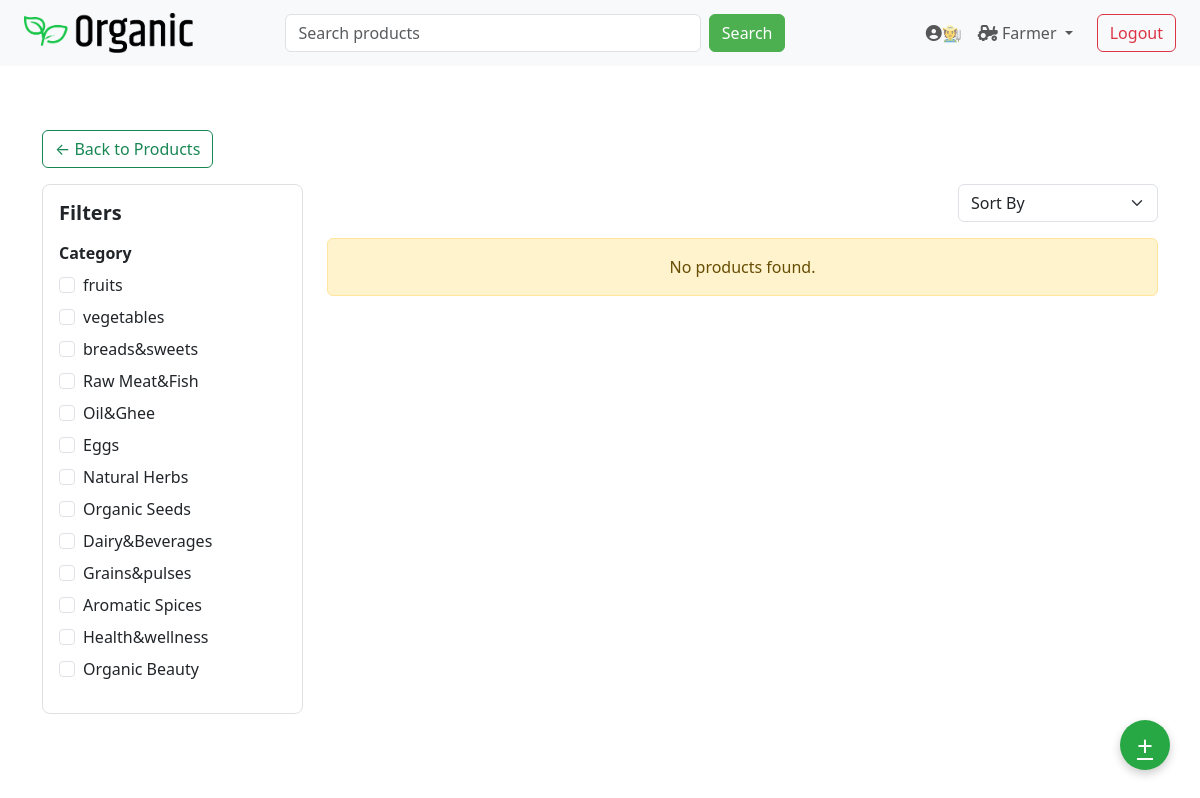
Page /products/ (signed in) on the earlier database version.
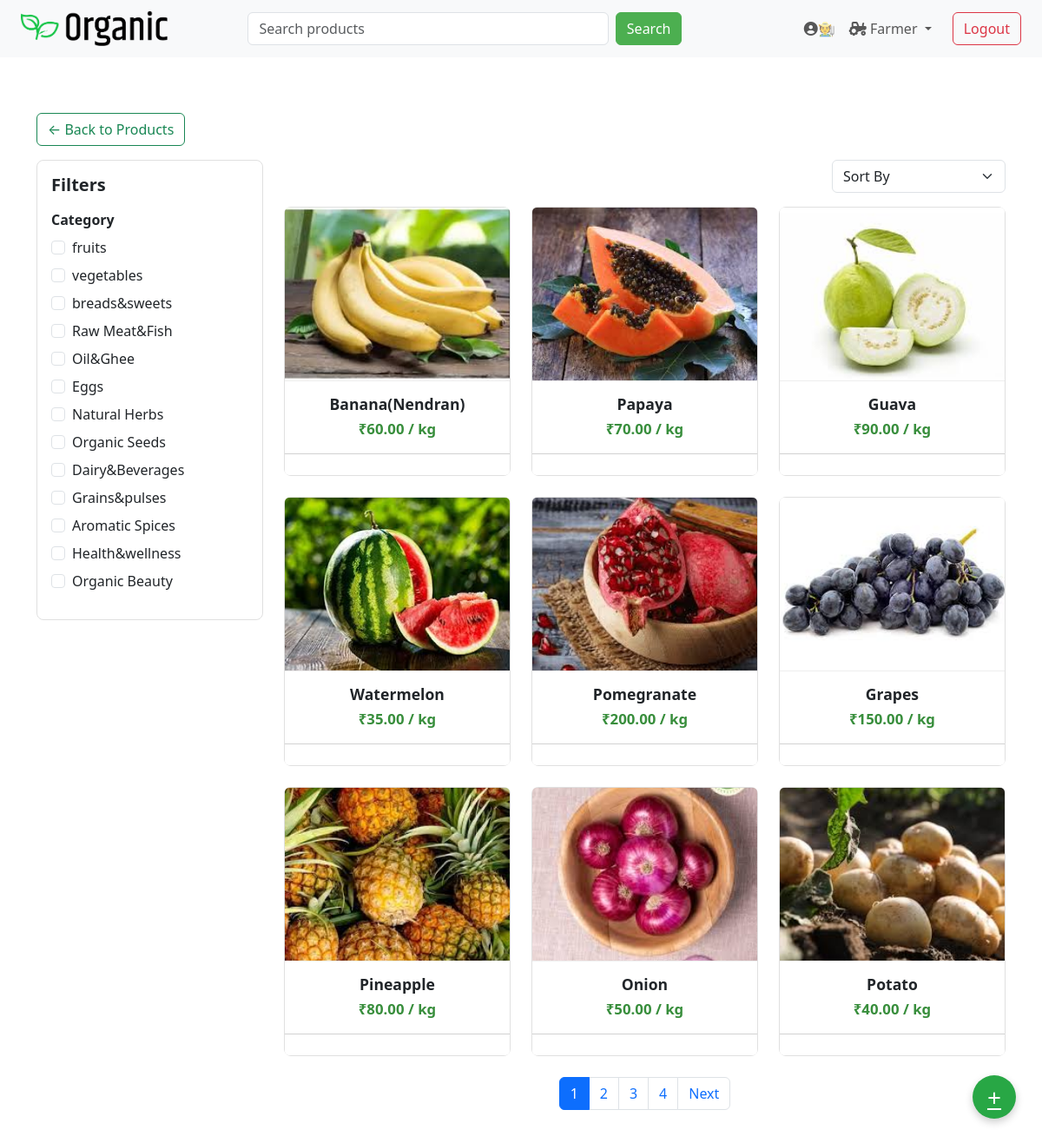
Same page on the later database version.
### home/models.py (models this page shows, shortened)
class Category(models.Model):
    name = models.CharField(max_length=100)
    image = models.ImageField(upload_to='categoryimages/', null=True, blank=True)

class Product(models.Model):
    UNIT_CHOICES = [
        ('kg', 'Kilogram'),
        ('g', 'Gram'),
        ('l', 'Litre'),
        ('ml', 'Millilitre'),
        ('pcs', 'Pieces'),
        ('bottle', 'Bottle'),
        ('packet', 'Packet'),
    ]
    name = models.CharField(max_length=30)
    price = models.DecimalField(max_digits=8, decimal_places=2)
    details = models.TextField()
    image = models.ImageField(upload_to='products/', null=True, blank=True)
    ctgry = models.ForeignKey('Category', on_delete=models.CASCADE, null=True, blank=True)
    user = models.ForeignKey(User, on_delete=models.CASCADE)  # Seller
    created_at = models.DateTimeField(auto_now_add=True)
    unit = models.CharField(max_length=10, choices=UNIT_CHOICES, default='kg')
    stock = models.PositiveIntegerField(default=0)

### home/views.py (the view)
# urls.py: path('products/',productsfn),
@login_required
def productsfn(request):
    categories = Category.objects.all()
    search_query = request.GET.get('q', '')
    selected_category = request.GET.get('category')
    sort_by = request.GET.get('sort')
    all_products = Product.objects.all()
    if hasattr(request.user, 'userprofile') and request.user.userprofile.role == 'farmer':
        all_products = all_products.filter(user=request.user)
    if search_query:
        all_products = all_products.filter(name__icontains=search_query)
    if selected_category:
        all_products = all_products.filter(ctgry_id=selected_category)
    if sort_by == 'low':
        all_products = all_products.order_by('price')
    elif sort_by == 'high':
        all_products = all_products.order_by('-price')
    paginator = Paginator(all_products, 9)
    page = request.GET.get('page')
    paginated_products = paginator.get_page(page)
    return render(request, 'products.html', {
        'products': paginated_products,
        'categories': categories,
        'selected_category': selected_category,
        'search_query': search_query,
        'sort_by': sort_by,
    })

### home/templates/products.html (shortened to what this page needs)
{% extends 'base.html' %}
{% load static %}
{% block content %}
<div class="container mt-4">
    <a href="/products/" class="btn btn-outline-success my-3">← Back to Products</a>
    <div class="row">
        <div class="col-md-3 mb-4">
            <div class="sidebar">
                <h5>Filters</h5>
                <form method="GET">
                    <div class="mb-3">
                        <label class="form-label fw-semibold">Category</label>
                        {% for cat in categories %}
                        <div class="form-check">
                            <input class="form-check-input" type="checkbox" name="category" value="{{ cat.id }}"
                                   onchange="this.form.submit()">
                            <label class="form-check-label">{{ cat.name }}</label>
                        </div>
                        {% endfor %}
                    </div>
                </form>
            </div>
        </div>
        <div class="col-md-9">
            <div class="d-flex justify-content-end mb-3">
                <form method="GET" class="d-flex gap-2 w-100 justify-content-end">
                    <select name="sort" class="form-select" style="max-width: 200px;" onchange="this.form.submit()">
                        <option value="">Sort By</option>
                    </select>
                </form>
            </div>
            <div class="row g-4">
                {% for product in products %}
                <div class="col-md-4 col-sm-6 d-flex">
                    <div class="card product-card w-100">
                        <a href="/viewproduct/{{ product.id }}/">
                            {% if product.image %}
                                <img src="{{ product.image.url }}" class="card-img-top product-img" alt="{{ product.name }}">
                            {% else %}
                                <img src="{% static 'images/placeholder.png' %}" class="card-img-top product-img" alt="No Image">
                            {% endif %}
                        </a>
                        <div class="card-body">
                            <h5 class="card-title">{{ product.name }}</h5>
                            <p class="card-text">₹{{ product.price }} / {{ product.unit }}</p>
                        </div>
                        <div class="card-footer">
                        </div>
                    </div>
                </div>
                {% empty %}
                <div class="col-12 text-center">
                    <div class="alert alert-warning">No products found.</div>
                </div>
                {% endfor %}
            </div>
            {% if products.has_other_pages %}
            <div class="mt-4 d-flex justify-content-center">
                <ul class="pagination">
                    {% for num in products.paginator.page_range %}
                        {% if products.number == num %}
                            <li class="page-item active"><span class="page-link">{{ num }}</span></li>
                        {% else %}
                            <li class="page-item">
                                <a class="page-link" href="?page={{ num }}&search={{ request.GET.search }}&category={{ request.GET.category }}&sort={{ request.GET.sort }}">{{ num }}</a>
                            </li>
                        {% endif %}
                    {% endfor %}
                    {% if products.has_next %}
                        <li class="page-item">
                            <a class="page-link" href="?page={{ products.next_page_number }}&search={{ request.GET.search }}&category={{ request.GET.category }}&sort={{ request.GET.sort }}">Next</a>
                        </li>
                    {% endif %}
                </ul>
            </div>
            {% endif %}
        </div>
    </div>
</div>
{% if user.is_authenticated and user.userprofile.role == 'farmer' %}
<a href="/addproduct/" class="add-product-btn-floating">+</a>
{% endif %}
{% endblock %}

### home/templates/base.html (shortened to what this page needs)
{% load static %}
<!DOCTYPE html>
<html lang="en">
<head>
    <link href="https://cdn.jsdelivr.net/npm/bootstrap@5.3.0/dist/css/bootstrap.min.css" rel="stylesheet">
</head>
<body>
<nav class="navbar navbar-expand-lg navbar-light bg-light px-4 py-2">
    <a class="navbar-brand d-flex align-items-center" href="/">
        <img src="{% static 'images/logoo.png' %}" alt="" style="height: 40px; margin-right: 10px;">
    </a>
    <div class="collapse navbar-collapse justify-content-between" id="mainNavbar">
    <div class="mx-auto" style="width: 100%; max-width: 500px;">
           <form class="d-flex" method="get" action="/products/">
               <input class="form-control me-2" type="search" name="q" placeholder="Search products" value="{{ request.GET.q }}">
               <button class="btn btn-success" type="submit">Search</button>
           </form>
     </div>
        <ul class="navbar-nav ms-auto">
            {% if user.is_authenticated %}
                {% if user.userprofile.role == 'farmer' and request.path == '/products/' %}
                    <li class="nav-item">
                        <a class="nav-link" href="/farmerprofile/{{ request.user.id }}/"><i class="fas fa-user-circle"></i>🧑‍🌾</a>
                    </li>
                {% endif %}
            {% endif %}
            {% if user.is_authenticated and user.userprofile.role == 'farmer' and request.path == '/products/' %}
                <li class="nav-item dropdown me-2">
                  <a class="nav-link dropdown-toggle" href="#" id="farmerMenu" role="button" data-bs-toggle="dropdown" aria-expanded="false">
                      <i class="fas fa-tractor"></i> Farmer
                  </a>
                </li>
            {% endif %}
           <div class="d-flex align-items-center">
              {% if user.is_authenticated %}
                <a href="/logout/" class="btn btn-outline-danger ms-2">Logout</a>
              {% else %}
                <a href="/login/" class="btn btn-outline-success ms-2">Login</a>
               {% endif %}
           </div>
        </ul>
    </div>
</nav>
<main class="py-4">
    {% block content %}{% endblock %}
</main>
</body>
</html>

### home/templates/base.html (style rules this page uses)
.navbar-brand { font-weight: bold; color: #4CAF50 !important; font-size: 1.5rem; }
.nav-link { font-weight: 500; }
.btn-success { background-color: #4CAF50; border-color: #4CAF50; }

### home/templates/products.html (style rules this page uses)
.product-card { border: 1px solid #e0e0e0; border-radius: 8px; transition: all 0.3s ease; height: 100%; display: flex; flex-direction: column; }
.product-img { height: 200px; object-fit: cover; border-bottom: 1px solid #eee; }
.card-body { flex: 1; padding: 1rem; text-align: center; }
.card-title { font-size: 1.1rem; font-weight: 600; margin-bottom: 0.3rem; text-transform: capitalize; }
.card-text { color: #388e3c; font-weight: bold; font-size: 1.05rem; }
.card-footer { background-color: white; padding: 0.75rem; }
.sidebar { border: 1px solid #e0e0e0; border-radius: 8px; padding: 1rem; background: #fff; }
.sidebar h5 { margin-bottom: 1rem; font-weight: bold; }
.form-check { margin-bottom: 0.5rem; }
.add-product-btn-floating { position: fixed; bottom: 30px; right: 30px; background-color: #28a745; color: white; border-radius: 50%; width: 50px; height: 50px; font-size: 28px; text-align: center; line-height: 50px; box-shadow: 0 4px 10px rgba(0,0,0,0.2); transition: transform 0.3s ease; z-index: 1000; }

Differences in the rows shown:
added Product: image (picture), name "Banana(Nendran)", price "60.00", unit "kg"
added Product: image (picture), name "Papaya", price "70.00", unit "kg"
added Product: image (picture), name "Guava", price "90.00", unit "kg"
added Product: image (picture), name "Watermelon", price "35.00", unit "kg"
added Product: image (picture), name "Pomegranate", price "200.00", unit "kg"
added Product: image (picture), name "Grapes", price "150.00", unit "kg"
added Product: image (picture), name "Pineapple", price "80.00", unit "kg"
added Product: image (picture), name "Onion", price "50.00", unit "kg"
added Product: image (picture), name "Potato", price "40.00", unit "kg"
Other differences:
new list line: "1"
new list line: "2"
new list line: "3"
new list line: "4"
text no longer shown: "No products found."
text now shown: "Next"
